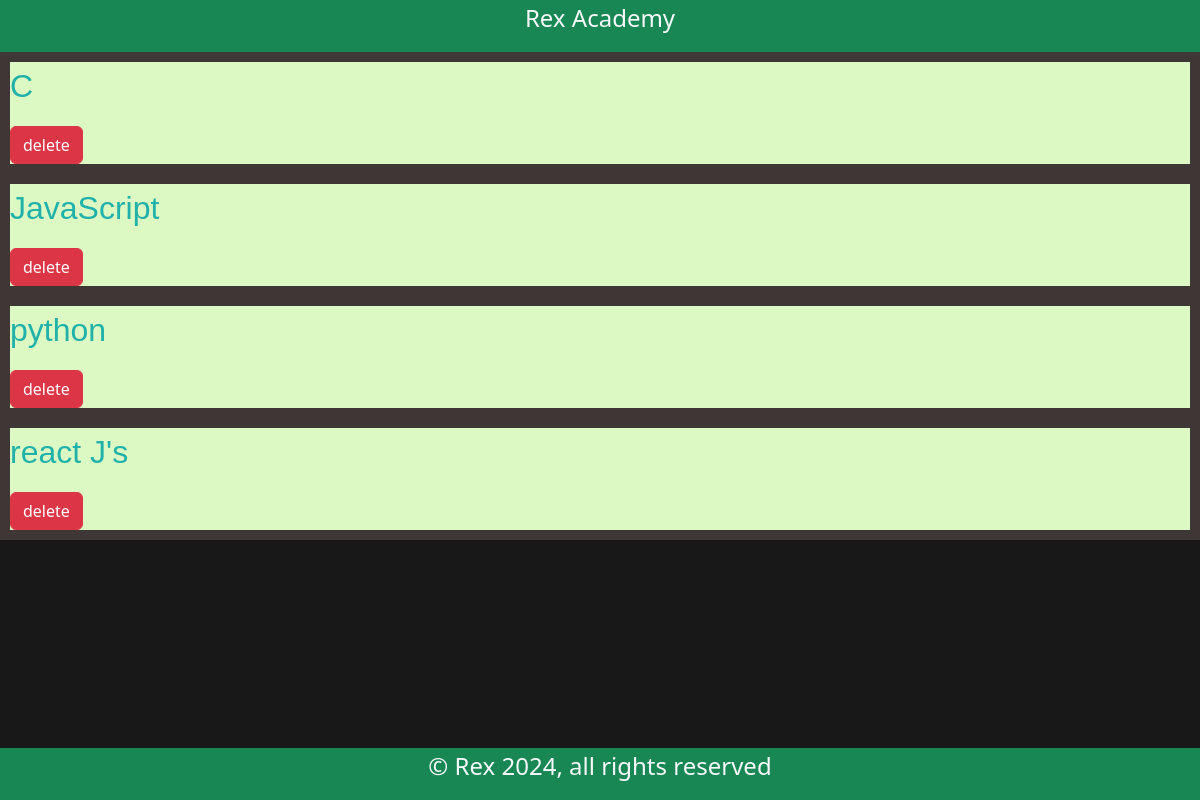
The app's page /ss_avail with its own data.
### learning_platform/models/models.py (models this page shows)
class Subject(db.Model):
    __tablename__ = "subject"
    id = db.Column(db.String(36), primary_key=True, default= lambda: str(uuid.uuid4()))
    name = db.Column(db.String(255), nullable=False)
    topics = db.relationship('Topic', secondary=subject_topics,
                                        backref=db.backref('subjects', lazy=True))

### learning_platform/views/admin.py (the view)
@admin_bp.route('/ss_avail', methods=['GET'])
def ss_avail():
    cst = Subject.query.all()
    return render_template('content_management/delete_language.html', cst=cst)

### learning_platform/templates/content_management/delete_language.html (shortened to what this page needs)
<!DOCTYPE html>
<html lang="en">
<head>
    {% extends "base.html" %}
    {% block main %}
    {% for _item in cst|sort(attribute='name') %}
    <div style="
    background-color: rgb(220, 248, 195);
    margin-bottom: 25; border: 10px solid rgb(63, 54, 54);">
<p class="fs-2 text-start" style="color: lightseagreen;
    font-family: 'Lucida Sans', 'Lucida Sans Regular',
    'Lucida Grande', 'Lucida Sans Unicode', Geneva,
    Verdana, sans-serif;">
    {{ _item.name }}
</p>
            <a class="btn btn-danger" href="{{ url_for('admin.del_lang', s_id=_item.id)}}">delete</a>
        </div>
    {% endfor %}
    {% endblock %}

### learning_platform/static/css/style.css (style rules this page uses)
body { background-color: rgb(23, 24, 23); }

### records on screen
Subject: name "C"
Subject: name "JavaScript"
Subject: name "python"
Subject: name "react J's"
